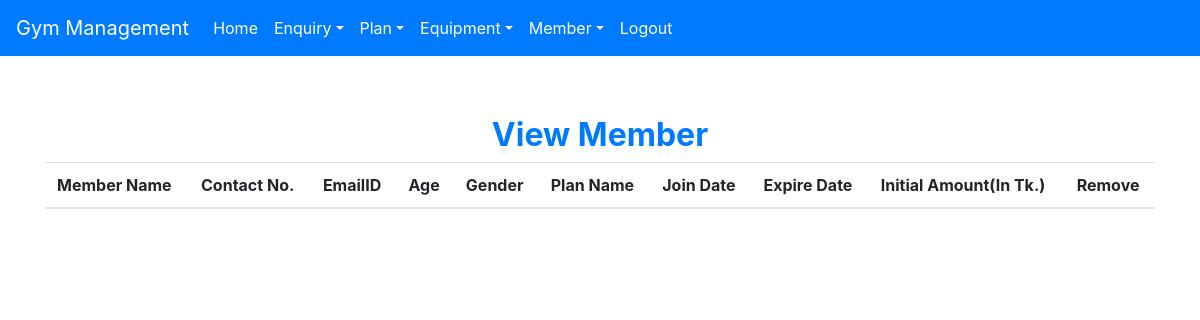
/view_member (signed in), run on an earlier commit of the app's database.
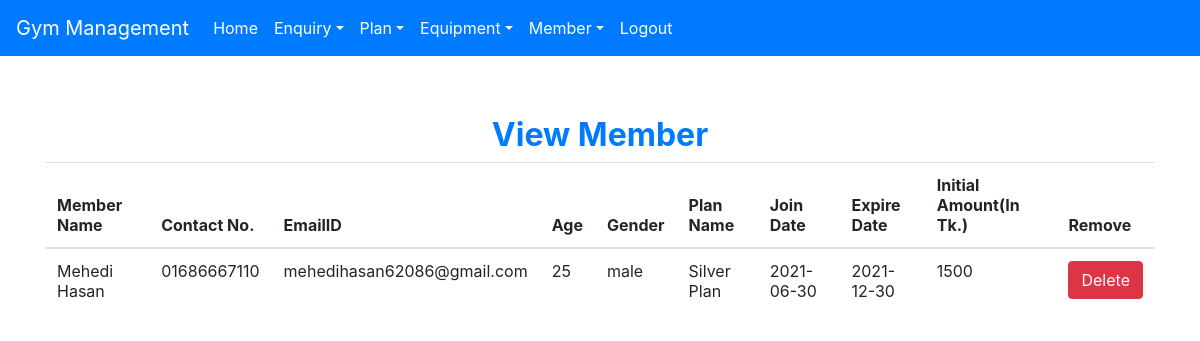
And on a later commit of the database.
### gym/models.py (models this page shows, shortened)
class Member(models.Model):
    name = models.CharField(max_length=50)
    contact = models.CharField(max_length=10)
    emailid = models.CharField(max_length=50)
    age = models.CharField(max_length=10)
    gender = models.CharField(max_length=10)
    plan = models.CharField(max_length=40)
    joindate = models.CharField(max_length=40)
    expiredate = models.CharField(max_length=40)
    initialamount = models.CharField(max_length=10)

### gym/views.py (the view)
# urls.py: path('view_member', View_Member, name='view_member'),
def View_Member(request):
    if not request.user.is_staff:
        return redirect('login')
    member = Member.objects.all()
    d = {'member': member}
    return render(request, 'view_member.html', d)

### gym/templates/view_member.html
{% extends 'navbar.html' %}
{% block body %}
<div class="container" style="margin-top: 60px">
    <h2 class="text-center text-primary font-weight-bold">View Member</h2>
    <table id="example" class="table table-hover">
        <thead>
            <tr>
                <th>Member Name</th>
                <th>Contact No.</th>
                <th>EmailID</th>
                <th>Age</th>
                <th>Gender</th>
                <th>Plan Name</th>
                <th>Join Date</th>
                <th>Expire Date</th>
                <th>Initial Amount(In Tk.)</th>
                <th>Remove</th>
            </tr>
        </thead>
        <tbody>
            {% for i in member %}
                <tr>
                    <td>{{i.name}}</td>
                    <td>{{i.contact}}</td>
                    <td>{{i.emailid}}</td>
                    <td>{{i.age}}</td>
                    <td>{{i.gender}}</td>
                    <td>{{i.plan}}</td>
                    <td>{{i.joindate}}</td>
                    <td>{{i.expiredate}}</td>
                    <td>{{i.initialamount}}</td>
                    <td><a class="btn btn-danger" href="{% url 'delete_member' i.id %}" onclick="return confirm('Are you sure?')">Delete</a></td>
                </tr>
            {% endfor %}
        </tbody>
    </table>
</div>
{% endblock body %}

What changed in the data, as far as the page shows it:
added Member: name "Mehedi Hasan", contact "01686667110", emailid "mehedihasan62086@gmail.com", age "25", gender "male", plan "Silver Plan", joindate "2021-06-30", expiredate "2021-12-30", initialamount "1500"
